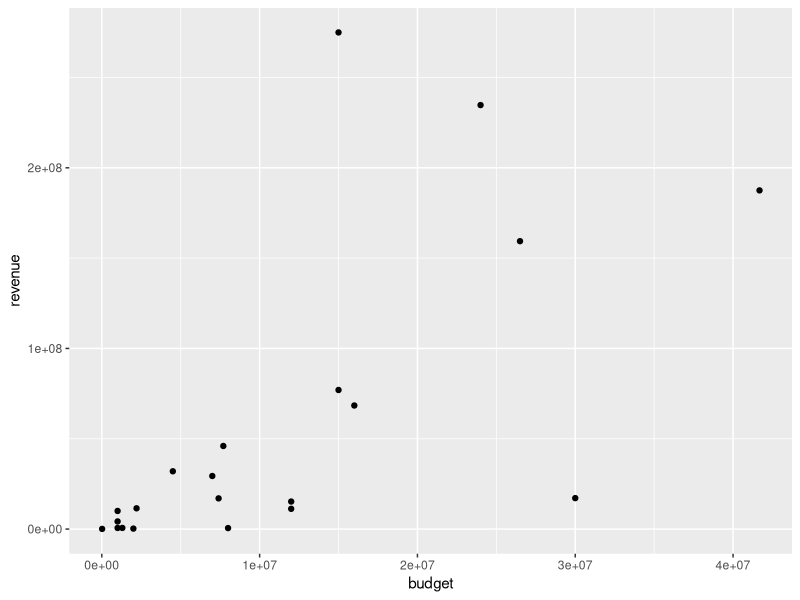
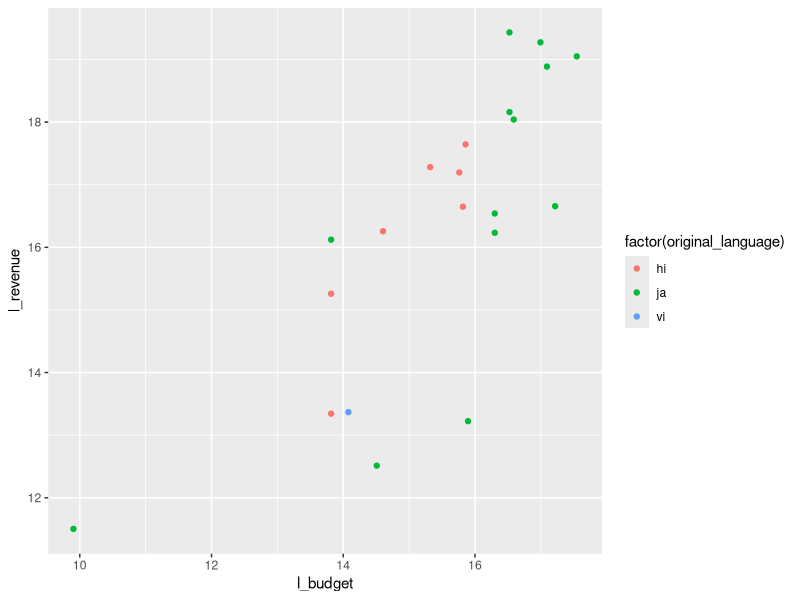
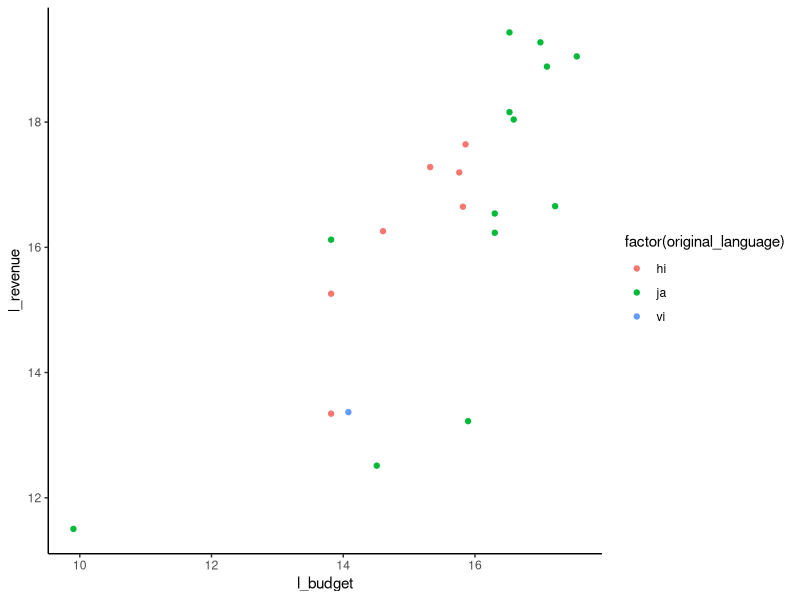
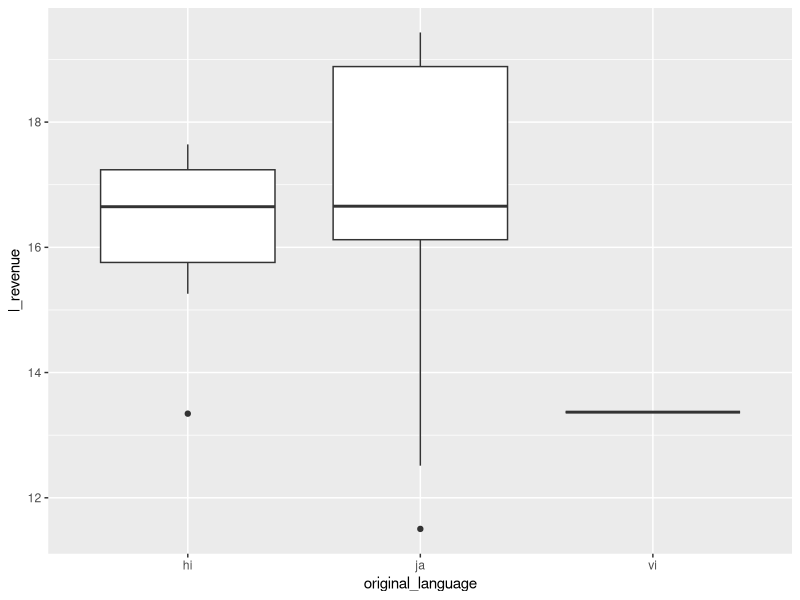

Source code (R) for these figures, in order: (Note: this script raises an error after producing the figures.)
library(ggplot2)
library(dplyr)
data_set = read.csv("tmdb_5000_movies.csv")
data_set_clean1 = dplyr::filter(data_set, budget > 0 & revenue > 0 & (original_language == 'ja' | original_language == 'hi' | original_language == 'vi'))
plot_name = ggplot(data_set_clean1, aes(budget, revenue))
plot_name + geom_point()

# better data integrity - remove outliers
data_set_clean1$l_budget = log(data_set_clean1$budget)
data_set_clean1$l_revenue = log(data_set_clean1$revenue)
plot_name= ggplot(data_set_clean1, aes(l_budget, l_revenue))
plot_name + geom_point(aes(colour = factor(original_language)))

# reduce data ink
plot_name + geom_point(aes(colour = factor(original_language))) + theme_classic()

# box-plot summary
box_plot = ggplot(data_set_clean1, aes(original_language, l_revenue))
box_plot + geom_boxplot()

# scatter-plots, multiplot-grid
viet_movie = dplyr::filter(data_set_clean1, original_language == "vi")
plot_name= ggplot(viet_movie, aes(l_budget, l_revenue)) 
p1 = plot_name + geom_point() + theme_classic()

hindi_movie = dplyr::filter(data_set_clean1, original_language == "hi")
plot_name= ggplot(hindi_movie, aes(l_budget, l_revenue)) 
p2 = plot_name + geom_point() + theme_classic()

jap_movie = dplyr::filter(data_set_clean1, original_language == "ja")
plot_name= ggplot(jap_movie, aes(l_budget, l_revenue))
p3 = plot_name + geom_point() + theme_classic()

library(grid)
grid.arrange(p1, p2, p3)
